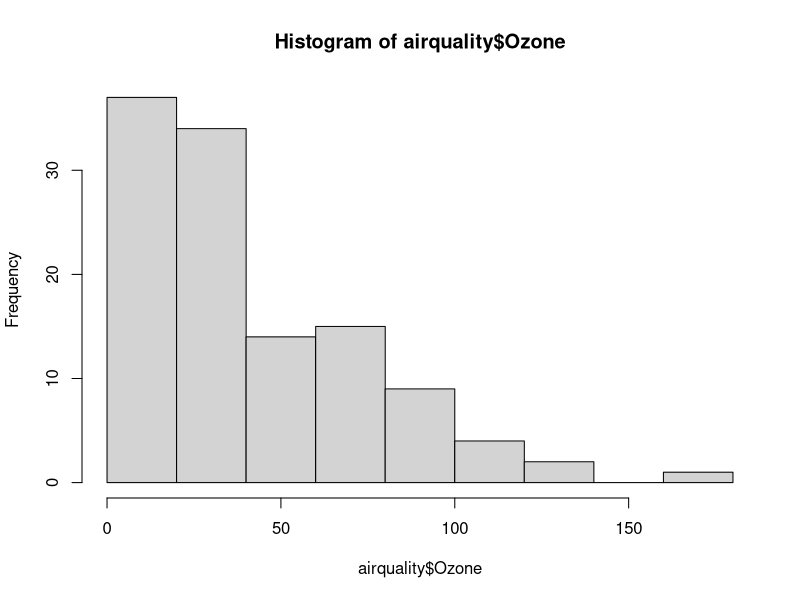
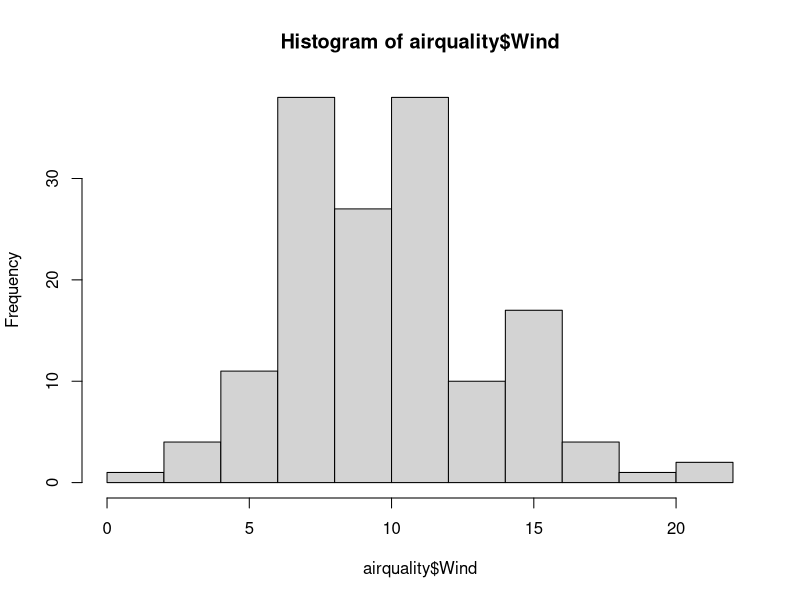
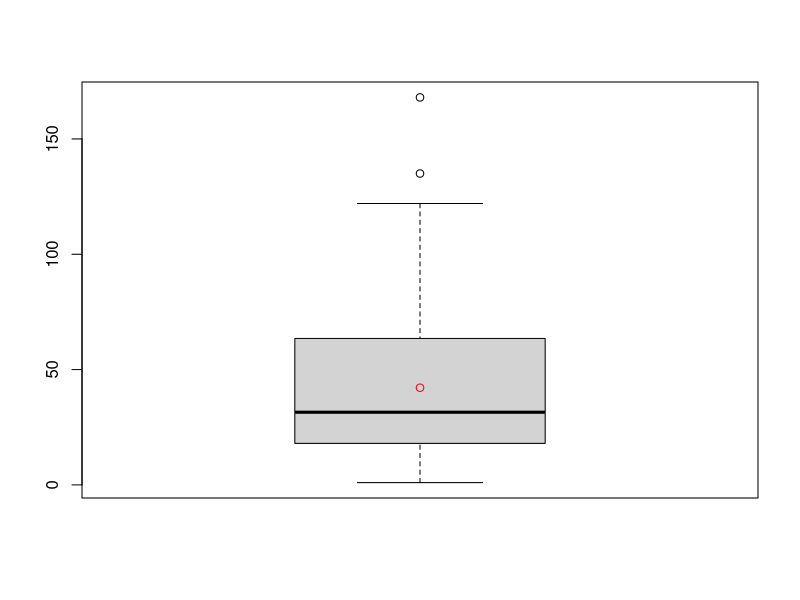
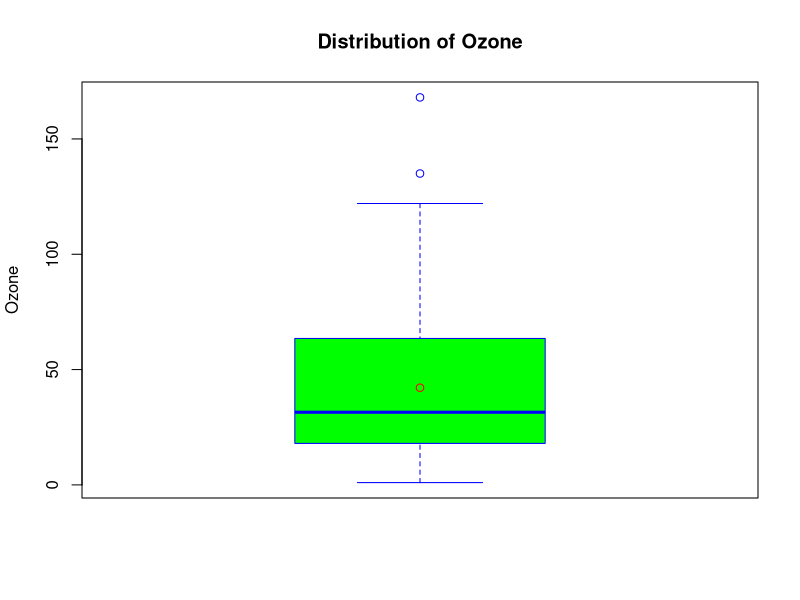
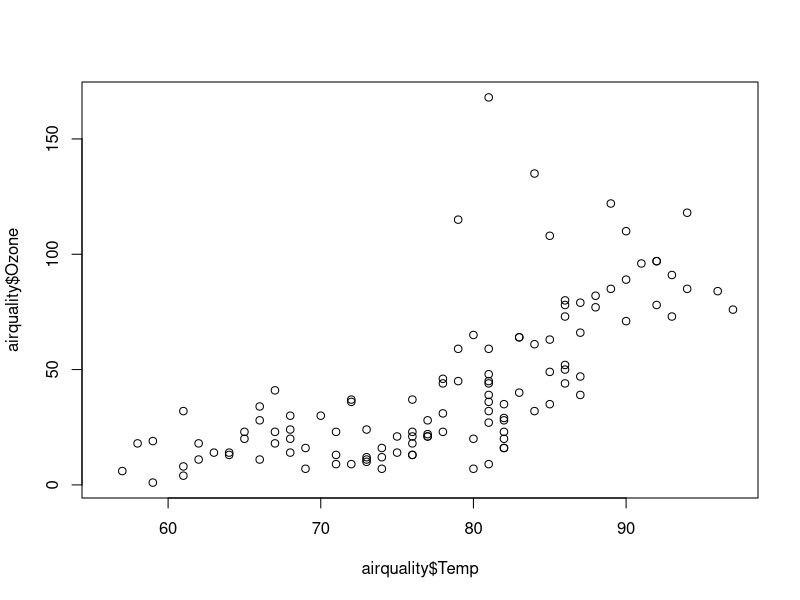
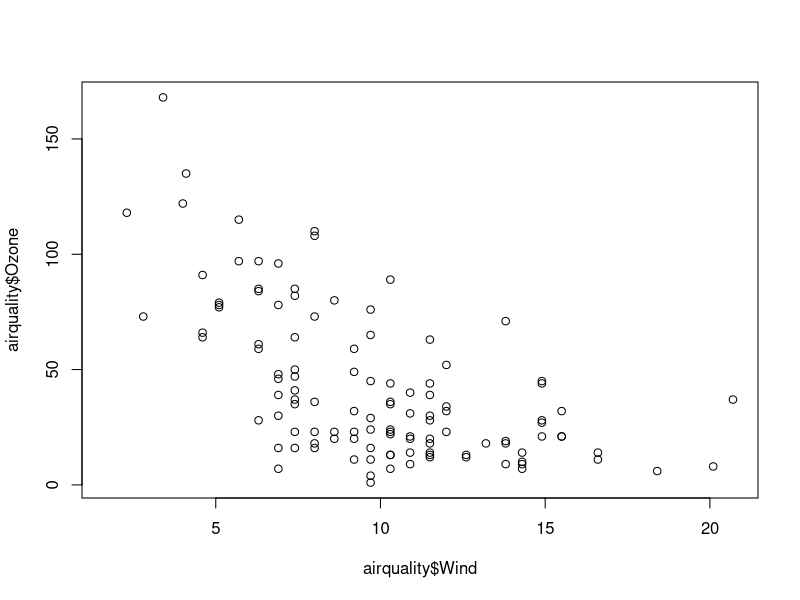

Source code (R) for these figures, in order: (Note: this script raises an error after producing the figures.)
###################################
#### Exploratory Data Analysis #####
###################################

# use either "e1071" or "fBasics" that works for your computer
#install.packages("e1071")
library(e1071)

#install.packages("fBasics")
library(fBasics)

#use built in dataset
?airquality  # information about dataset

View(airquality)
dim(airquality)
class(airquality)
str(airquality)

summary(airquality)

#####################
# visualization
#####################
# 1. histogram
hist(airquality$Ozone)
hist(airquality$Wind)

# 2. boxplot
# default setting
boxplot(airquality$Ozone)
points(mean(airquality$Ozone, na.rm=TRUE), col="red")   # mark mean value as a red point

# with graphical/ labeling options 
boxplot(airquality$Ozone,                     
        main = "Distribution of Ozone",
        ylab = "Ozone",
        col = "green",
        border = "Blue",
        horizontal = FALSE
)
points(mean(airquality$Ozone, na.rm=TRUE), col="red")

?boxplot # explore other options

# 3. scatter plot - for two variables
plot(airquality$Temp, airquality$Ozone)
plot(airquality$Wind, airquality$Ozone)

#################################################
# descriptive statistics for "Wind"
#   - a variable without missing 
#################################################
summary(airquality$Wind)
mean(airqualitœy$Wind); 
var(airquality$Wind) 
range(airquality$Wind) # [min,max]
skewness(airquality$Wind) # skewness function in package "e1071" or "fBasics"

# mean value for Month=5
month5.wind = airquality[airquality$Month==5,"Wind"]
mean(month5.wind)

#################################################
# descriptive statistics for "Ozone"
#   - a variable with missing values
#################################################
summary(airquality$Ozone)  

mean(airquality$Ozone); var(airquality$Ozone)  # what happnes?

mean(airquality$Ozone, na.rm=TRUE); var(airquality$Ozone, na.rm=TRUE)

range(airquality$Ozone,na.rm=TRUE) # [min,max]
skewness(airquality$Ozone, na.rm=TRUE) # skewness function in package "e1071"

mean(airquality[airquality$Month==5,"Ozone"],na.rm=TRUE)
mean(airquality[airquality$Month==6,"Ozone"],na.rm=TRUE)
mean(airquality[airquality$Month==7,"Ozone"],na.rm=TRUE)

# histogram and density plots 
par(mfrow=c(1,2))  # multiple plots in one panel # c(1,2) for 1 by 2 matrix plot

hist(airquality$Wind,main="Wind", xlab="Wind"); 
hist(airquality$Ozone,main="Ozone", xlab="Ozone")

plot(density(airquality$Wind),main="Wind"); 
plot(density(airquality$Ozone,na.rm=TRUE),main="Ozone")

dev.off()
par(mfrow=c(1,1))

# calculate descriptive statistics columnwise 
apply(airquality[ ,c("Ozone","Solar.R","Wind","Temp")],2, mean, na.rm=TRUE)
apply(airquality[ ,c("Ozone","Solar.R","Wind","Temp")],2, var, na.rm=TRUE)
apply(airquality[ ,c("Ozone","Solar.R","Wind","Temp")],2, skewness, na.rm=TRUE)

########################
# Normality check
########################
# qualitative way - visually check
qqnorm(airquality$Wind); qqline(airquality$Wind, col = 2)
qqnorm(airquality$Ozone); qqline(airquality$Ozone, col = 2)

# quantitative way - formal test
shapiro.test(airquality$Wind)
shapiro.test(airquality$Ozone)

###################################################
# Visualization and Normality check by groups
####################################################

boxplot(Ozone ~ Month, data=airquality, main="Ozone by Month",
        xlab="Month", ylab="Ozone")

# normality check for each Month
shapiro.test(airquality[airquality$Month==5, "Ozone"])
shapiro.test(airquality[airquality$Month==7, "Ozone"])
shapiro.test(airquality[airquality$Month==8, "Ozone"])
